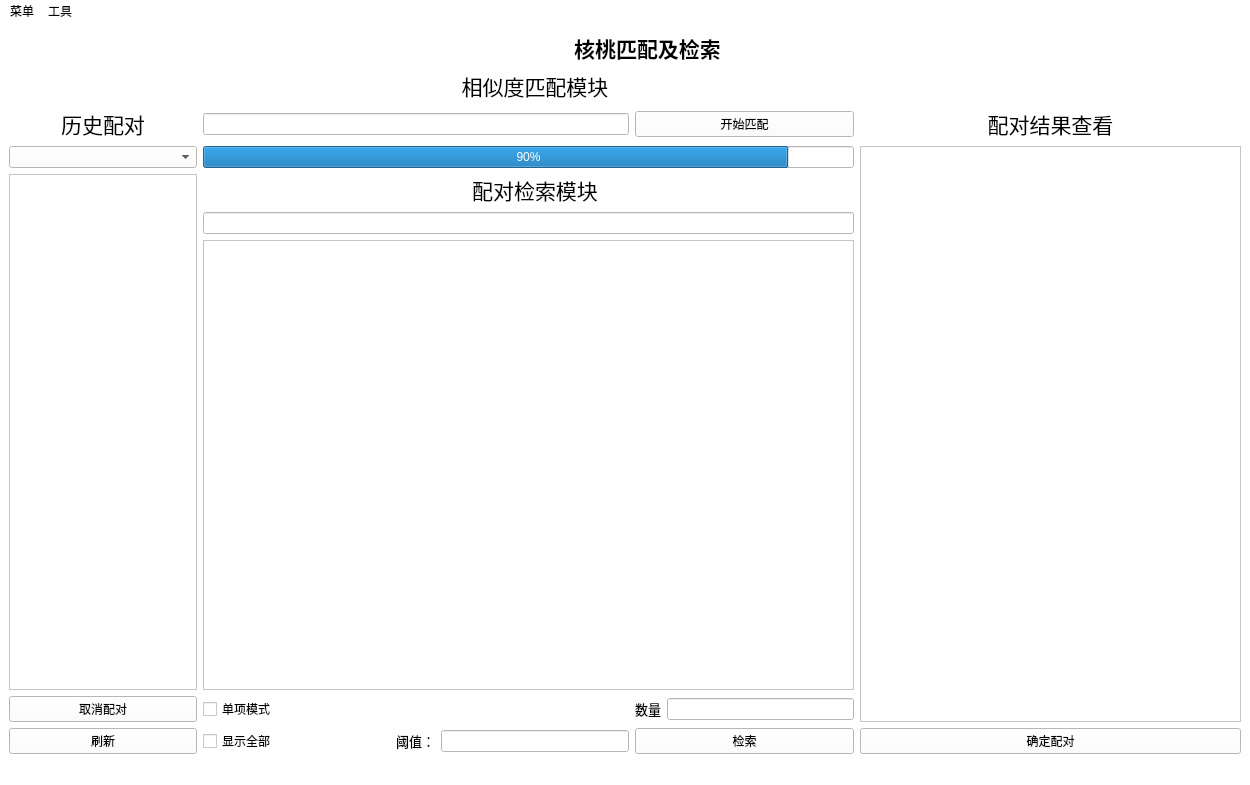
<?xml version="1.0" encoding="UTF-8"?>
<ui version="4.0">
 <class>MainWindows</class>
 <widget class="QMainWindow" name="MainWindows">
  <property name="geometry">
   <rect>
    <x>0</x>
    <y>0</y>
    <width>1250</width>
    <height>785</height>
   </rect>
  </property>
  <property name="sizePolicy">
   <sizepolicy hsizetype="Preferred" vsizetype="Expanding">
    <horstretch>1</horstretch>
    <verstretch>1</verstretch>
   </sizepolicy>
  </property>
  <property name="palette">
   <palette>
    <active>
     <colorrole role="Button">
      <brush brushstyle="SolidPattern">
       <color alpha="255">
        <red>255</red>
        <green>255</green>
        <blue>255</blue>
       </color>
      </brush>
     </colorrole>
     <colorrole role="Base">
      <brush brushstyle="SolidPattern">
       <color alpha="255">
        <red>255</red>
        <green>255</green>
        <blue>255</blue>
       </color>
      </brush>
     </colorrole>
     <colorrole role="Window">
      <brush brushstyle="SolidPattern">
       <color alpha="255">
        <red>255</red>
        <green>255</green>
        <blue>255</blue>
       </color>
      </brush>
     </colorrole>
    </active>
    <inactive>
     <colorrole role="Button">
      <brush brushstyle="SolidPattern">
       <color alpha="255">
        <red>255</red>
        <green>255</green>
        <blue>255</blue>
       </color>
      </brush>
     </colorrole>
     <colorrole role="Base">
      <brush brushstyle="SolidPattern">
       <color alpha="255">
        <red>255</red>
        <green>255</green>
        <blue>255</blue>
       </color>
      </brush>
     </colorrole>
     <colorrole role="Window">
      <brush brushstyle="SolidPattern">
       <color alpha="255">
        <red>255</red>
        <green>255</green>
        <blue>255</blue>
       </color>
      </brush>
     </colorrole>
    </inactive>
    <disabled>
     <colorrole role="Button">
      <brush brushstyle="SolidPattern">
       <color alpha="255">
        <red>255</red>
        <green>255</green>
        <blue>255</blue>
       </color>
      </brush>
     </colorrole>
     <colorrole role="Base">
      <brush brushstyle="SolidPattern">
       <color alpha="255">
        <red>255</red>
        <green>255</green>
        <blue>255</blue>
       </color>
      </brush>
     </colorrole>
     <colorrole role="Window">
      <brush brushstyle="SolidPattern">
       <color alpha="255">
        <red>255</red>
        <green>255</green>
        <blue>255</blue>
       </color>
      </brush>
     </colorrole>
    </disabled>
   </palette>
  </property>
  <property name="windowTitle">
   <string>核桃识别器</string>
  </property>
  <property name="autoFillBackground">
   <bool>false</bool>
  </property>
  <property name="styleSheet">
   <string notr="true">background-color:white
 
 </string>
  </property>
  <property name="animated">
   <bool>false</bool>
  </property>
  <property name="dockNestingEnabled">
   <bool>false</bool>
  </property>
  <widget class="QWidget" name="centralwidget">
   <property name="sizePolicy">
    <sizepolicy hsizetype="Expanding" vsizetype="Expanding">
     <horstretch>1</horstretch>
     <verstretch>1</verstretch>
    </sizepolicy>
   </property>
   <property name="baseSize">
    <size>
     <width>0</width>
     <height>0</height>
    </size>
   </property>
   <layout class="QGridLayout" name="gridLayout">
    <item row="2" column="3">
     <widget class="QLabel" name="label_2">
      <property name="sizePolicy">
       <sizepolicy hsizetype="Expanding" vsizetype="Fixed">
        <horstretch>1</horstretch>
        <verstretch>1</verstretch>
       </sizepolicy>
      </property>
      <property name="font">
       <font>
        <family>新宋体</family>
        <pointsize>16</pointsize>
       </font>
      </property>
      <property name="styleSheet">
       <string notr="true">background-color:white</string>
      </property>
      <property name="text">
       <string>相似度匹配模块</string>
      </property>
      <property name="alignment">
       <set>Qt::AlignmentFlag::AlignCenter</set>
      </property>
     </widget>
    </item>
    <item row="10" column="2">
     <widget class="QLabel" name="label_8">
      <property name="sizePolicy">
       <sizepolicy hsizetype="Fixed" vsizetype="Fixed">
        <horstretch>1</horstretch>
        <verstretch>1</verstretch>
       </sizepolicy>
      </property>
      <property name="font">
       <font>
        <family>Adobe 宋体 Std L</family>
        <pointsize>10</pointsize>
       </font>
      </property>
      <property name="styleSheet">
       <string notr="true">background-color:white</string>
      </property>
      <property name="text">
       <string>阈值：</string>
      </property>
      <property name="alignment">
       <set>Qt::AlignmentFlag::AlignCenter</set>
      </property>
     </widget>
    </item>
    <item row="0" column="3" colspan="3">
     <widget class="QLabel" name="label_11">
      <property name="sizePolicy">
       <sizepolicy hsizetype="Expanding" vsizetype="Fixed">
        <horstretch>1</horstretch>
        <verstretch>1</verstretch>
       </sizepolicy>
      </property>
      <property name="font">
       <font>
        <family>Arial Black</family>
        <pointsize>16</pointsize>
        <bold>true</bold>
       </font>
      </property>
      <property name="styleSheet">
       <string notr="true">background-color:white</string>
      </property>
      <property name="text">
       <string>核桃匹配及检索</string>
      </property>
      <property name="alignment">
       <set>Qt::AlignmentFlag::AlignCenter</set>
      </property>
     </widget>
    </item>
    <item row="4" column="6" rowspan="6" colspan="2">
     <widget class="QScrollArea" name="scrollArea">
      <property name="sizePolicy">
       <sizepolicy hsizetype="Expanding" vsizetype="Expanding">
        <horstretch>1</horstretch>
        <verstretch>1</verstretch>
       </sizepolicy>
      </property>
      <property name="widgetResizable">
       <bool>true</bool>
      </property>
      <widget class="QWidget" name="scrollAreaWidgetContents_2">
       <property name="enabled">
        <bool>true</bool>
       </property>
       <property name="geometry">
        <rect>
         <x>0</x>
         <y>0</y>
         <width>379</width>
         <height>600</height>
        </rect>
       </property>
       <property name="baseSize">
        <size>
         <width>0</width>
         <height>0</height>
        </size>
       </property>
       <layout class="QFormLayout" name="formLayout">
        <item row="0" column="0">
         <widget class="QLabel" name="image_label_1">
          <property name="sizePolicy">
           <sizepolicy hsizetype="Preferred" vsizetype="Preferred">
            <horstretch>0</horstretch>
            <verstretch>0</verstretch>
           </sizepolicy>
          </property>
          <property name="text">
           <string/>
          </property>
          <property name="pixmap">
           <pixmap>C:/Users/Administrator/Desktop/样本成果1.png</pixmap>
          </property>
          <property name="scaledContents">
           <bool>true</bool>
          </property>
         </widget>
        </item>
        <item row="0" column="1">
         <widget class="QLabel" name="image_label_7">
          <property name="baseSize">
           <size>
            <width>2</width>
            <height>0</height>
           </size>
          </property>
          <property name="text">
           <string/>
          </property>
          <property name="pixmap">
           <pixmap>C:/Users/Administrator/Desktop/样本成果1.png</pixmap>
          </property>
          <property name="scaledContents">
           <bool>true</bool>
          </property>
         </widget>
        </item>
        <item row="1" column="0">
         <widget class="QLabel" name="name_label_1">
          <property name="text">
           <string/>
          </property>
          <property name="alignment">
           <set>Qt::AlignmentFlag::AlignCenter</set>
          </property>
         </widget>
        </item>
        <item row="1" column="1">
         <widget class="QLabel" name="name_label_7">
          <property name="text">
           <string/>
          </property>
         </widget>
        </item>
        <item row="2" column="0">
         <widget class="QLabel" name="image_label_2">
          <property name="text">
           <string/>
          </property>
          <property name="pixmap">
           <pixmap>C:/Users/Administrator/Desktop/样本成果1.png</pixmap>
          </property>
          <property name="scaledContents">
           <bool>true</bool>
          </property>
         </widget>
        </item>
        <item row="2" column="1">
         <widget class="QLabel" name="image_label_8">
          <property name="text">
           <string/>
          </property>
          <property name="pixmap">
           <pixmap>C:/Users/Administrator/Desktop/样本成果1.png</pixmap>
          </property>
          <property name="scaledContents">
           <bool>true</bool>
          </property>
         </widget>
        </item>
        <item row="3" column="0">
         <widget class="QLabel" name="name_label_2">
          <property name="text">
           <string/>
          </property>
         </widget>
        </item>
        <item row="3" column="1">
         <widget class="QLabel" name="name_label_8">
          <property name="text">
           <string/>
          </property>
         </widget>
        </item>
        <item row="4" column="0">
         <widget class="QLabel" name="image_label_3">
          <property name="text">
           <string/>
          </property>
          <property name="pixmap">
           <pixmap>C:/Users/Administrator/Desktop/样本成果1.png</pixmap>
          </property>
          <property name="scaledContents">
           <bool>true</bool>
          </property>
         </widget>
        </item>
        <item row="4" column="1">
         <widget class="QLabel" name="image_label_9">
          <property name="text">
           <string/>
          </property>
          <property name="pixmap">
           <pixmap>C:/Users/Administrator/Desktop/样本成果1.png</pixmap>
          </property>
          <property name="scaledContents">
           <bool>true</bool>
          </property>
         </widget>
        </item>
        <item row="5" column="0">
         <widget class="QLabel" name="name_label_3">
          <property name="text">
           <string/>
          </property>
         </widget>
        </item>
        <item row="5" column="1">
         <widget class="QLabel" name="name_label_9">
          <property name="text">
           <string/>
          </property>
         </widget>
        </item>
        <item row="6" column="0">
         <widget class="QLabel" name="image_label_4">
          <property name="text">
           <string/>
          </property>
          <property name="pixmap">
           <pixmap>C:/Users/Administrator/Desktop/样本成果1.png</pixmap>
          </property>
          <property name="scaledContents">
           <bool>true</bool>
          </property>
         </widget>
        </item>
        <item row="6" column="1">
         <widget class="QLabel" name="image_label_10">
          <property name="text">
           <string/>
          </property>
          <property name="pixmap">
           <pixmap>C:/Users/Administrator/Desktop/样本成果1.png</pixmap>
          </property>
          <property name="scaledContents">
           <bool>true</bool>
          </property>
         </widget>
        </item>
        <item row="7" column="0">
         <widget class="QLabel" name="name_label_4">
          <property name="text">
           <string/>
          </property>
         </widget>
        </item>
        <item row="7" column="1">
         <widget class="QLabel" name="name_label_10">
          <property name="text">
           <string/>
          </property>
         </widget>
        </item>
        <item row="8" column="0">
         <widget class="QLabel" name="image_label_5">
          <property name="text">
           <string/>
          </property>
          <property name="pixmap">
           <pixmap>C:/Users/Administrator/Desktop/样本成果1.png</pixmap>
          </property>
          <property name="scaledContents">
           <bool>true</bool>
          </property>
         </widget>
        </item>
        <item row="8" column="1">
         <widget class="QLabel" name="image_label_11">
          <property name="text">
           <string/>
          </property>
          <property name="pixmap">
           <pixmap>C:/Users/Administrator/Desktop/样本成果1.png</pixmap>
          </property>
          <property name="scaledContents">
           <bool>true</bool>
          </property>
         </widget>
        </item>
        <item row="9" column="0">
         <widget class="QLabel" name="name_label_5">
          <property name="text">
           <string/>
          </property>
         </widget>
        </item>
        <item row="9" column="1">
         <widget class="QLabel" name="name_label_11">
          <property name="text">
           <string/>
          </property>
         </widget>
        </item>
        <item row="10" column="0">
         <widget class="QLabel" name="image_label_6">
          <property name="sizePolicy">
           <sizepolicy hsizetype="Expanding" vsizetype="Expanding">
            <horstretch>1</horstretch>
            <verstretch>1</verstretch>
           </sizepolicy>
          </property>
          <property name="text">
           <string/>
          </property>
          <property name="pixmap">
           <pixmap>C:/Users/Administrator/Desktop/样本成果1.png</pixmap>
          </property>
          <property name="scaledContents">
           <bool>true</bool>
          </property>
         </widget>
        </item>
        <item row="11" column="0">
         <widget class="QLabel" name="name_label_6">
          <property name="text">
           <string/>
          </property>
         </widget>
        </item>
        <item row="11" column="1">
         <widget class="QLabel" name="name_label_12">
          <property name="text">
           <string/>
          </property>
         </widget>
        </item>
        <item row="10" column="1">
         <widget class="QLabel" name="image_label_12">
          <property name="sizePolicy">
           <sizepolicy hsizetype="Expanding" vsizetype="Expanding">
            <horstretch>1</horstretch>
            <verstretch>1</verstretch>
           </sizepolicy>
          </property>
          <property name="text">
           <string/>
          </property>
          <property name="pixmap">
           <pixmap>C:/Users/Administrator/Desktop/样本成果1.png</pixmap>
          </property>
          <property name="scaledContents">
           <bool>true</bool>
          </property>
         </widget>
        </item>
       </layout>
      </widget>
     </widget>
    </item>
    <item row="5" column="3">
     <widget class="QLabel" name="label_3">
      <property name="sizePolicy">
       <sizepolicy hsizetype="Preferred" vsizetype="Fixed">
        <horstretch>0</horstretch>
        <verstretch>0</verstretch>
       </sizepolicy>
      </property>
      <property name="font">
       <font>
        <family>新宋体</family>
        <pointsize>16</pointsize>
       </font>
      </property>
      <property name="styleSheet">
       <string notr="true">background-color:white</string>
      </property>
      <property name="text">
       <string>配对检索模块</string>
      </property>
      <property name="alignment">
       <set>Qt::AlignmentFlag::AlignCenter</set>
      </property>
     </widget>
    </item>
    <item row="9" column="1">
     <widget class="QCheckBox" name="checkBox_2">
      <property name="text">
       <string>单项模式</string>
      </property>
     </widget>
    </item>
    <item row="6" column="1" colspan="5">
     <widget class="QLineEdit" name="lineEdit">
      <property name="sizePolicy">
       <sizepolicy hsizetype="Expanding" vsizetype="Fixed">
        <horstretch>1</horstretch>
        <verstretch>1</verstretch>
       </sizepolicy>
      </property>
     </widget>
    </item>
    <item row="10" column="0">
     <widget class="QPushButton" name="pushButton_3">
      <property name="text">
       <string>刷新</string>
      </property>
     </widget>
    </item>
    <item row="9" column="0">
     <widget class="QPushButton" name="pushButton">
      <property name="text">
       <string>取消配对</string>
      </property>
     </widget>
    </item>
    <item row="10" column="1">
     <widget class="QCheckBox" name="checkBox_3">
      <property name="text">
       <string>显示全部</string>
      </property>
     </widget>
    </item>
    <item row="9" column="5">
     <widget class="QLineEdit" name="lineEdit_2">
      <property name="sizePolicy">
       <sizepolicy hsizetype="Preferred" vsizetype="Fixed">
        <horstretch>1</horstretch>
        <verstretch>1</verstretch>
       </sizepolicy>
      </property>
     </widget>
    </item>
    <item row="9" column="4">
     <widget class="QLabel" name="label_10">
      <property name="sizePolicy">
       <sizepolicy hsizetype="Fixed" vsizetype="Fixed">
        <horstretch>1</horstretch>
        <verstretch>1</verstretch>
       </sizepolicy>
      </property>
      <property name="font">
       <font>
        <family>Adobe 宋体 Std L</family>
        <pointsize>10</pointsize>
       </font>
      </property>
      <property name="styleSheet">
       <string notr="true">background-color:white</string>
      </property>
      <property name="text">
       <string>数量</string>
      </property>
      <property name="alignment">
       <set>Qt::AlignmentFlag::AlignCenter</set>
      </property>
     </widget>
    </item>
    <item row="10" column="3">
     <widget class="QLineEdit" name="lineEdit_4">
      <property name="sizePolicy">
       <sizepolicy hsizetype="Preferred" vsizetype="Fixed">
        <horstretch>1</horstretch>
        <verstretch>1</verstretch>
       </sizepolicy>
      </property>
     </widget>
    </item>
    <item row="10" column="6" colspan="2">
     <widget class="QPushButton" name="pushButton_5">
      <property name="sizePolicy">
       <sizepolicy hsizetype="MinimumExpanding" vsizetype="Fixed">
        <horstretch>1</horstretch>
        <verstretch>1</verstretch>
       </sizepolicy>
      </property>
      <property name="text">
       <string>确定配对</string>
      </property>
     </widget>
    </item>
    <item row="3" column="6" colspan="2">
     <widget class="QLabel" name="label_21">
      <property name="sizePolicy">
       <sizepolicy hsizetype="Expanding" vsizetype="Fixed">
        <horstretch>1</horstretch>
        <verstretch>1</verstretch>
       </sizepolicy>
      </property>
      <property name="font">
       <font>
        <family>新宋体</family>
        <pointsize>16</pointsize>
       </font>
      </property>
      <property name="styleSheet">
       <string notr="true">background-color:white</string>
      </property>
      <property name="text">
       <string>配对结果查看</string>
      </property>
      <property name="alignment">
       <set>Qt::AlignmentFlag::AlignCenter</set>
      </property>
     </widget>
    </item>
    <item row="10" column="4" colspan="2">
     <widget class="QPushButton" name="pushButton_4">
      <property name="sizePolicy">
       <sizepolicy hsizetype="Preferred" vsizetype="Fixed">
        <horstretch>1</horstretch>
        <verstretch>1</verstretch>
       </sizepolicy>
      </property>
      <property name="text">
       <string>检索</string>
      </property>
     </widget>
    </item>
    <item row="4" column="1" colspan="5">
     <widget class="QProgressBar" name="progressBar">
      <property name="sizePolicy">
       <sizepolicy hsizetype="Expanding" vsizetype="Fixed">
        <horstretch>1</horstretch>
        <verstretch>1</verstretch>
       </sizepolicy>
      </property>
      <property name="value">
       <number>90</number>
      </property>
     </widget>
    </item>
    <item row="3" column="1" colspan="3">
     <widget class="QLineEdit" name="lineEdit_5">
      <property name="sizePolicy">
       <sizepolicy hsizetype="Minimum" vsizetype="Maximum">
        <horstretch>1</horstretch>
        <verstretch>1</verstretch>
       </sizepolicy>
      </property>
     </widget>
    </item>
    <item row="3" column="0">
     <widget class="QLabel" name="label">
      <property name="font">
       <font>
        <family>新宋体</family>
        <pointsize>16</pointsize>
       </font>
      </property>
      <property name="text">
       <string>历史配对</string>
      </property>
      <property name="alignment">
       <set>Qt::AlignmentFlag::AlignCenter</set>
      </property>
     </widget>
    </item>
    <item row="4" column="0">
     <widget class="QComboBox" name="comboBox">
      <property name="sizePolicy">
       <sizepolicy hsizetype="Preferred" vsizetype="Fixed">
        <horstretch>1</horstretch>
        <verstretch>1</verstretch>
       </sizepolicy>
      </property>
     </widget>
    </item>
    <item row="5" column="0" rowspan="4">
     <widget class="QTableView" name="tableView_2">
      <property name="selectionBehavior">
       <enum>QAbstractItemView::SelectionBehavior::SelectRows</enum>
      </property>
     </widget>
    </item>
    <item row="3" column="4" colspan="2">
     <widget class="QPushButton" name="pushButton_2">
      <property name="sizePolicy">
       <sizepolicy hsizetype="Ignored" vsizetype="Fixed">
        <horstretch>1</horstretch>
        <verstretch>1</verstretch>
       </sizepolicy>
      </property>
      <property name="styleSheet">
       <string notr="true">QMenuBar {
    background-color: lightblue;
}
QMenuBar::item {
    background-color: lightblue;
    color: black;
}
QMenuBar::item:selected {
    background-color: darkblue;
    color: white;
}
QToolBar {
    background-color: lightblue;
}
QToolBar QToolButton {
    background-color: lightblue;
    color: black;
}
QToolBar QToolButton:hover {
    background-color: darkblue;
    color: white;
}</string>
      </property>
      <property name="text">
       <string>开始匹配</string>
      </property>
     </widget>
    </item>
    <item row="7" column="1" rowspan="2" colspan="5">
     <widget class="QTableView" name="tableView">
      <property name="sizePolicy">
       <sizepolicy hsizetype="Expanding" vsizetype="Expanding">
        <horstretch>1</horstretch>
        <verstretch>1</verstretch>
       </sizepolicy>
      </property>
      <property name="styleSheet">
       <string notr="true">background-color: white;
 
           </string>
      </property>
      <property name="editTriggers">
       <set>QAbstractItemView::EditTrigger::NoEditTriggers</set>
      </property>
      <property name="selectionBehavior">
       <enum>QAbstractItemView::SelectionBehavior::SelectRows</enum>
      </property>
      <property name="horizontalScrollMode">
       <enum>QAbstractItemView::ScrollMode::ScrollPerPixel</enum>
      </property>
      <attribute name="horizontalHeaderVisible">
       <bool>true</bool>
      </attribute>
     </widget>
    </item>
   </layout>
  </widget>
  <widget class="QMenuBar" name="menubar">
   <property name="geometry">
    <rect>
     <x>0</x>
     <y>0</y>
     <width>1250</width>
     <height>22</height>
    </rect>
   </property>
   <widget class="QMenu" name="menu">
    <property name="title">
     <string>菜单</string>
    </property>
    <addaction name="actionSetting"/>
   </widget>
   <widget class="QMenu" name="menu_2">
    <property name="title">
     <string>工具</string>
    </property>
    <addaction name="actionHISTORY"/>
    <addaction name="actionData_outport"/>
   </widget>
   <addaction name="menu"/>
   <addaction name="menu_2"/>
  </widget>
  <widget class="QStatusBar" name="statusbar"/>
  <action name="actionHISTORY">
   <property name="text">
    <string>Historical results</string>
   </property>
  </action>
  <action name="actionSetting">
   <property name="text">
    <string>Setting</string>
   </property>
  </action>
  <action name="actionData_outport">
   <property name="text">
    <string>Data outport</string>
   </property>
  </action>
 </widget>
 <resources/>
 <connections/>
</ui>
